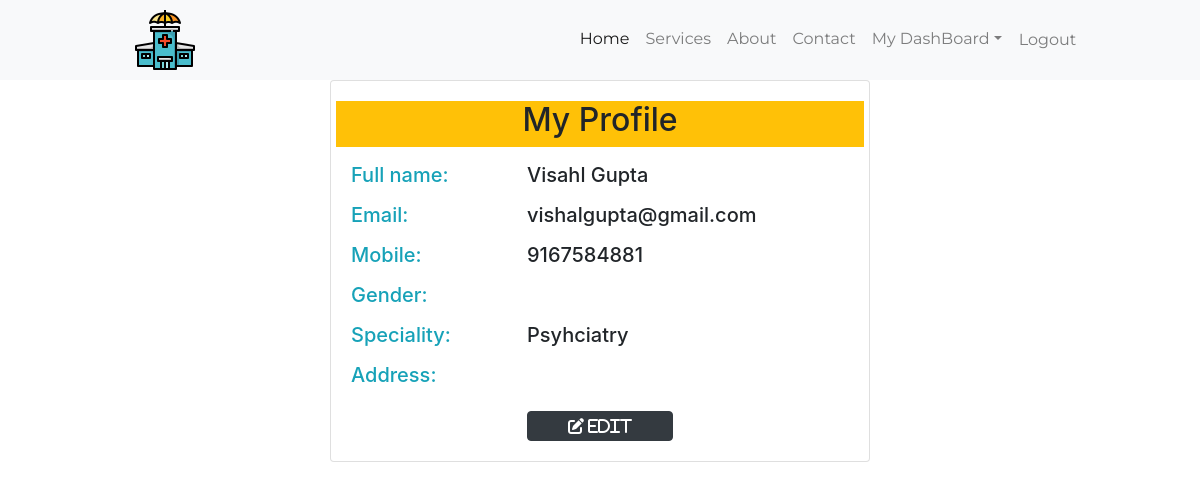
/DoctorProfile.php (signed in), run on the app's committed database.
### tables this page shows
CREATE TABLE `dregistration` (
  `id` int(255) NOT NULL,
  `fname` varchar(255) NOT NULL,
  `usname` varchar(255) NOT NULL,
  `email` varchar(255) NOT NULL,
  `mobile` varchar(255) NOT NULL,
  `gender` varchar(255) NOT NULL,
  `address` varchar(255) NOT NULL,
  `speciality` varchar(255) NOT NULL,
  `password` varchar(255) NOT NULL,
  `cpassword` varchar(255) NOT NULL
);

### DoctorProfile.php (the view, shortened to what this page needs)
<?php
include 'DBcon.php';
$username_sess=$_SESSION['username'];
$sqlquery="select * from dregistration where usname ='$username_sess'";
$showdata=mysqli_query($con,$sqlquery);
if($showdata->num_rows == 1){
    $row=$showdata->fetch_assoc();
    $r_name=$row['fname'];
    $r_email=$row['email'];
    $r_contact=$row['mobile'];
    $r_special=$row['speciality'];
}
?>
<!DOCTYPE html>
<html lang="en">
<head>
    <?php include 'AllLinks.php'?>
    <link rel="stylesheet" href="UserProfile.css">
</head>
<body>
    <nav class="navbar navbar-expand-lg navbar-light bg-light">
        <img src="./Icons/hospital.png" class="img-fluid" alt="">
      <div class="collapse navbar-collapse" id="collapsibleNavId">
        <ul class="navbar-nav ml-auto mt-2 mt-lg-0">
          <li class="nav-item active">
            <a class="nav-link" href="Index.php">Home <span class="sr-only">(current)</span></a>
          </li>
          <li class="nav-item">
            <a class="nav-link" href="Index.php#service-section">Services</a>
          </li>
          <li class="nav-item">
            <a class="nav-link" href="Index.php#about-section">About</a>
          </li>
          <li class="nav-item">
            <a class="nav-link" href="Index.php#contact-section">Contact</a>
            <li class="nav-item dropdown">
            <a class="nav-link dropdown-toggle" href="#" id="dropdownId" data-toggle="dropdown" aria-haspopup="true" aria-expanded="false">My DashBoard</a>
          </li>
          <li><a class="nav-link btn btn-outline-light" href="Logout.php">Logout</a></li>
        </ul>
      </div>
    </nav>
    <div class="container">
      <div class="row">
        <div class="col-md-6 mx-auto mb-4">
          <div class="card">
            <div class="card-body">
              <div class="row mb-3 bg-warning">
                <div class="col ">
                    <center><h2>My Profile</h2></center>
                </div>
              </div>
              <div class="row">
                <div class="col-md-4">
                  <h5 class="text-info"><label for="fname">Full name:</label></h5>
                </div>
                <div class="col-md-8">
                  <h5><?php echo $r_name?></h5>
                </div>
              </div>
              <div class="row">
                <div class="col-md-4">
                  <h5 class="text-info"><label for="email">Email:</label></h5>
                </div>
                <div class="col-md-8">
                  <h5><?php echo $r_email ?></h5>
                </div>
              </div>
              <div class="row">
                <div class="col-md-4">
                  <h5 class="text-info"><label for="contact">Mobile:</label></h5>
                </div>
                <div class="col-md-8">
                  <h5><?php echo $r_contact ?></h5>
                </div>
              </div>
              <div class="row">
                <div class="col-md-4">
                  <h5 class="text-info"><label for="contact">Gender:</label></h5>
                </div>
                <div class="col-md-8">
                </div>
              </div>
              <div class="row">
                <div class="col-md-4">
                  <h5 class="text-info"><label for="contact">Speciality:</label></h5>
                </div>
                <div class="col-md-8">
                  <h5><?php echo $r_special ?></h5>
                </div>
              </div>
              <div class="row">
                <div class="col-md-4">
                  <h5 class="text-info"><label for="contact">Address:</label></h5>
                </div>
                <div class="col-md-8">
                </div>
              </div>
              <div class="row mt-2 justify-content-center">
                <div class="col-md-4">
                  <a href="DoctEditProfile.php" class="btn fas fa-edit btn-dark btn-block"> Edit</a>
                </div>
              </div>
            </div>
          </div>
        </div>
      </div>
    </div>
</body>
</html>

### nav.css (style rules this page uses)
* { margin: 0%; padding: 0%; }
.navbar img { margin-left: 10%; }
.collapse ul { margin-right: 10% !important; }
.navbar-nav a { font-family:Montserrat; }

### UserProfile.css (style rules this page uses)
* { margin: 0%; padding: 0%; }
html { scroll-behavior: smooth; }

### data on the page
dregistration: fname "Visahl Gupta", email "vishalgupta@gmail.com", mobile "9167584881", speciality "Psyhciatry"
